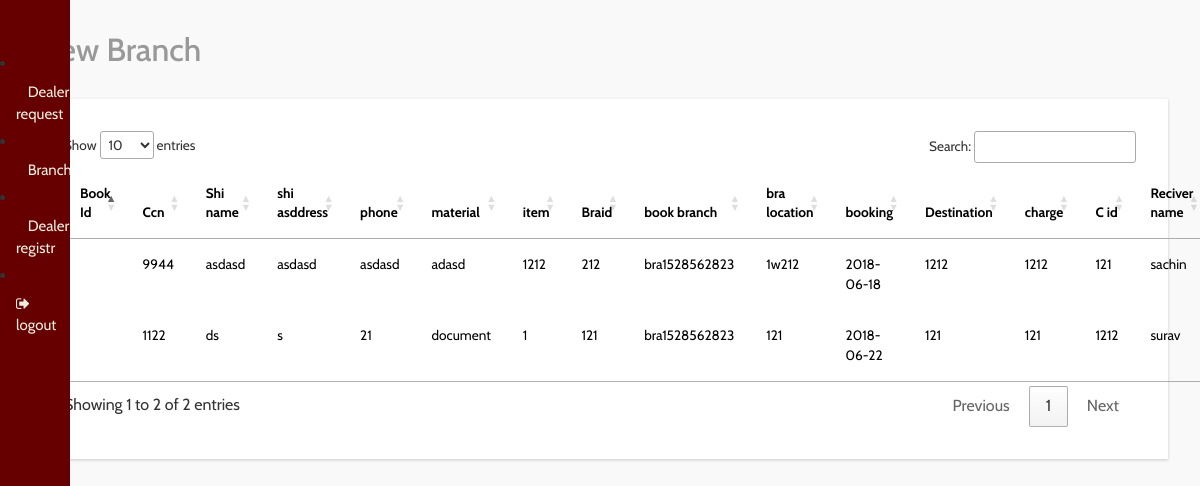
The app's page /admin/view_consignment.php with its own data.
### tables this page shows
CREATE TABLE `consignment` (
  `id` int(11) NOT NULL,
  `shippername` text NOT NULL,
  `shipperasddress` text NOT NULL,
  `phone` text NOT NULL,
  `material_descrption` text NOT NULL,
  `no_of_item` int(20) NOT NULL,
  `branch_id` text NOT NULL,
  `booked_at_branch` text NOT NULL,
  `branchlocation` text NOT NULL,
  `date_of_booking` date NOT NULL,
  `destination` text NOT NULL,
  `shipment_charge` text NOT NULL,
  `total_weight` text NOT NULL,
  `corporate_id` text NOT NULL,
  `reciver_name` text NOT NULL,
  `reciver_address` text NOT NULL,
  `reciver_phone` text NOT NULL,
  `ccn` text NOT NULL,
  `booking_id` text NOT NULL
);

### admin/view_consignment.php (the view, shortened to what this page needs)
<?php
include('header.php');
include('../connection.php');
?>
<link rel="stylesheet" href="http://cdn.datatables.net/1.10.2/css/jquery.dataTables.min.css"></style>
<div id="page-wrapper">
  <div class="graphs">
    <h3 class="blank1">View Branch</h3>
    <div class="xs tabls">
      <div class="bs-example4" data-example-id="contextual-table">
        <table class="table table-hover" id="example" class="display" width="100%" cellspacing="0">
          <thead>
            <tr>
            <th>Book Id</th>
            <th>Ccn</th>
              <th>Shi name</th>
              <th>shi asddress</th>
              <th>phone</th>
              <th>material</th>
              <th>item</th>
              <th>Braid</th>
              <th>book branch</th>
              <th>bra location</th>
              <th> booking</th>
              <th>Destination</th>
              <th>charge</th>
              <th>C id</th>
              <th>Reciver name</th>
            </tr>
          </thead>
          <tbody>
          <?php
            $sql="Select * from consignment";
            $res=mysqli_query($conn,$sql);
            while($ros=mysqli_fetch_array($res))
            {
              ?>
          <tr>
             <td><?php echo $ros['booking_id'];?></td>
             <td><?php echo $ros['ccn'];?></td>
            <td><?php echo $ros['shippername'];?></td>
            <td><?php echo $ros['shipperasddress'];?></td>
            <td><?php echo $ros['phone'];?></td>
            <td><?php echo $ros['material_descrption'];?></td>
            <td><?php echo $ros['no_of_item'];?></td>
            <td><?php echo $ros['branch_id'];?></td>
             <td><?php echo $ros['booked_at_branch'];?></td>
            <td><?php echo $ros['branchlocation'];?></td>
            <td><?php echo $ros['date_of_booking'];?></td>
            <td><?php echo $ros['destination'];?></td>
            <td><?php echo $ros['shipment_charge'];?></td>
            <td><?php echo $ros['corporate_id'];?></td>
            <td><?php echo $ros['reciver_name'];?></td>
          </tr>
          <?php
        }
        ?>
          </tbody>
        </table>
      </div>
    </div>
  </div>
</div>

### records on screen
consignment: ccn "9944", shippername "asdasd", shipperasddress "asdasd", phone "asdasd", material_descrption "adasd", no_of_item "1212", branch "212", booked_at_branch "bra1528562823", branchlocation "1w212", date_of_booking "2018-06-18", destination "1212", shipment_charge "1212", corporate "121", reciver_name "sachin"
consignment: ccn "1122", shippername "ds", shipperasddress "s", phone "21", material_descrption "document", no_of_item "1", branch "121", booked_at_branch "bra1528562823", branchlocation "121", date_of_booking "2018-06-22", destination "121", shipment_charge "121", corporate "1212", reciver_name "surav"
